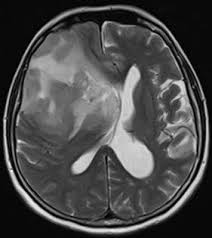
#> input picture images/images (9).jpg, 212 x 238 px
$ python -i processors.py   (imports and definitions only)
#> lines starting #> are read from the running program, lines starting #| are printed output that depends on the picture
import cv2
import numpy as np
from PIL import Image
from skimage import exposure

class ImageProcessor:
    @staticmethod
    def load_image(image_path, target_size=(128, 128)):
#> called with image_path = 'images/images (9).jpg', target_size = (128, 128)
        try:
            img = Image.open(image_path)
#> img is the input picture: PIL image 212x238 RGB; min 0, max 255, mean 74.2
            if img.mode != 'L':
                img = img.convert('L')
#> img: PIL image 212x238 L

            img_array = np.array(img)
            img_array = exposure.equalize_hist(img_array)
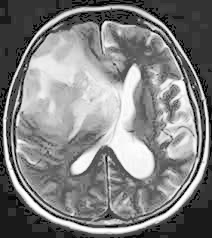
#> img_array: shape (238, 212) float64; min 0.00759, max 1, mean 0.51
            img = Image.fromarray((img_array * 255).astype(np.uint8))
            img = img.resize(target_size)
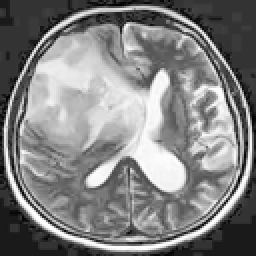
#> img: PIL image 128x128 L (shown 2 times larger); min 0, max 255, mean 129.5

            img_array = np.array(img) / 255.0
#> img_array: shape (128, 128) float64
            return img_array.reshape(1, *target_size, 1)
        except Exception as e:
            raise ValueError(f"Image loading error: {str(e)}")

    @staticmethod
    def post_process_mask(predicted_mask, original_size):
        mask = cv2.resize(predicted_mask[0, :, :, 0], original_size)
        mask_uint8 = (mask * 255).astype(np.uint8)
        _, binary_mask = cv2.threshold(mask_uint8, 0, 255, cv2.THRESH_BINARY + cv2.THRESH_OTSU)

        kernel = cv2.getStructuringElement(cv2.MORPH_ELLIPSE, (5, 5))
        processed_mask = cv2.morphologyEx(binary_mask, cv2.MORPH_CLOSE, kernel)
        processed_mask = cv2.morphologyEx(processed_mask, cv2.MORPH_OPEN, kernel)

        contours, _ = cv2.findContours(processed_mask, cv2.RETR_EXTERNAL, cv2.CHAIN_APPROX_SIMPLE)
        for cnt in contours:
            if cv2.contourArea(cnt) < 100:
                cv2.drawContours(processed_mask, [cnt], -1, 0, -1)
        return processed_mask

>>> result = ImageProcessor().load_image('images/images (9).jpg')
